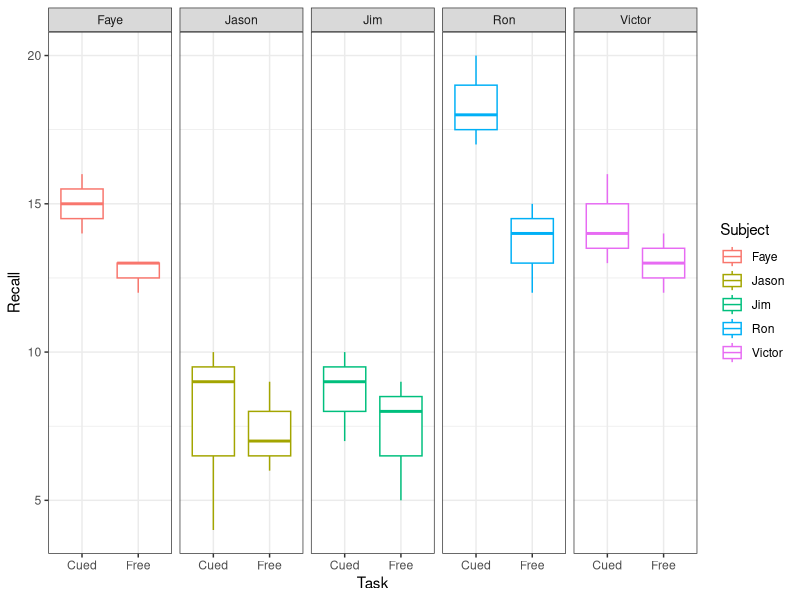

Source code (R): (Note: this script raises an error after producing the figure.)
## ---- chunk 1
setwd("~/Downloads")
d0 <- read.table('ex4.txt', header=TRUE)
library(lme4); library(ggplot2); library(plyr)

str(d0)
## ---- chunk 2
qplot(Task, Recall, facets = . ~ Subject, colour = Subject, geom = "boxplot", 
    data = d0) + theme_bw()


rs.lmer0 = lmer(Recall ~ Task + Valence + (1 | Subject), d0)
summary(rs.lmer0)
## ---- chunk 3
aggregate(Recall ~ Task, d0, mean)
## ---- chunk 4
aggregate(Recall ~ Valence, d0, mean)
## ---- chunk 5
rs.lmer1 = lmer(Recall ~ Task * Valence + (1 | Subject), d0)
summary(rs.lmer1)
## ---- chunk 6
contrasts(d0$Task)
contrasts(d0$Valence)
## ---- chunk 7
11.8 + (-1.6 * 1) + (1.2 * 0) + (1.8 * 0) + (-.2 * 1 * 0) + (-1.0 * 1 * 0)

aggregate(Recall ~ Valence + Task, d0, mean)
## ---- chunk 8
11.8 + (-1.6 * 1) + (1.2 * 0) + (1.8 * 1) + (-.2 * 1 * 0) + (-1.0 * 1 * 1)
## ---- chunk 9
anova(rs.lmer0, rs.lmer1)
## ---- chunk 10
rs.lmer0a = lmer(Recall ~ Task + Valence + (Task | Subject), d0)
summary(rs.lmer0a)
## ---- chunk 11
rs.lmer0 = lmer(Recall ~ Task + Valence + (1 | Subject), d0, REML = TRUE)
rs.lmer0a = lmer(Recall ~ Task + Valence + (Task | Subject), d0, REML = TRUE)
anova(rs.lmer0, rs.lmer0a)

summary(rs.lmer0)
summary(rs.lmer0a)
## ---- chunk 12
subid <- c(1:108)
cond <- rep(c('future','past', 'present'), each = 36)
length <- rep(c(35, 73:92, 145, 150, 151, 168,  203, 304), 4)
## ---- chunk 13
r1 <- round(rnorm(36, mean = 4.76, sd = 1.09), digits = 0)  # rounding, no decimals
r2 <- round(rnorm(36, mean = 5.06, sd = 1.17), digits = 0)
r3 <- round(rnorm(36, mean = 3.23, sd = 0.89), digits = 0)
lifesat <- c(r1,r2,r3)
## ---- chunk 14
gender <- sample(c('male','female', NA), 108, replace = TRUE, prob=c(.48, .48, .02)) # Since no dataset is perfect we'll randomly insert some missing data into our dataframe.

age <- sample(c(18:40, NA), 108, replace = TRUE) 

income = sample(c(seq(0, 30000, by=1000), 
            seq(0, 150000, by=1000)), 108, replace=TRUE)
## ---- chunk 15
d <- data.frame(subid, age, gender, income, cond, length, lifesat)
## ---- chunk 16
id <- sample(c(1:108), 95, replace = FALSE) 
lifesat2 <- round(runif(95, 1.0, 7.0), digits = 0)

f <- data.frame(id, lifesat2)
## ---- chunk 17
str(d)
d$subid <- factor(d$subid) # making sure to change subid!

str(f)
f$id <- factor(f$id)
## ---- chunk 18
?merge

m <- merge(d, f, by.x = "subid", by.y = "id")
head(m)
summary(m)
## ---- chunk 19
m <- merge(d, f, by.x = "subid", by.y = "id", all.x = TRUE)
head(m)
summary(m)
## ---- chunk 20
mean(m$age)
# Remember to try removing NAs if this ever doesn't work! 
mean(m$age, na.rm=TRUE)

table(m$gender)
summary(m$gender) # summary function is a handy way to check for missing data, don't necessarily see with table

# T test of age and gender
summary(lm(age ~ gender, m))
t.test(m$age[m$gender=='male'], m$age[m$gender=='female'])

aggregate(age ~ gender, m, mean)
## ---- chunk 21
sum <- ddply(m, "cond", summarise, rating.mean=mean(lifesat, na.rm=TRUE))

ggplot(m, aes(x=lifesat)) + geom_histogram(binwidth=.5, colour="black", fill="white") + 
  facet_grid(cond ~ .) +
  geom_vline(data=sum, aes(xintercept=rating.mean), linetype="dotted", size=1.5, colour="red") +
  theme_bw()
## ---- chunk 22
t1 <- table(m$gender, m$cond); print(t1)
chisq.test(t1)
summary(t1)

qplot(cond, age, geom = "boxplot", data = m) + theme_bw()
summary(lm(age ~ cond))

qplot(cond, income, geom = "boxplot", data = m) + theme_bw()
# normally income data tends to be skewed - let's take a look at our data just to make sure we know what's going on
hist(m$income)

hist(sqrt(m$income))
summary(lm(income ~ cond, m))
summary(lm(sqrt(income) ~ cond, m))
## ---- chunk 23
hist(d$length)
boxplot(d$length)

# very positively skewed, so we'll take the log

d$loglen <- log(d$length)
hist(d$loglen)
boxplot(d$loglen)

# what if transformations don't fix variables?  Can also just make the variable into a categorical variable!

median(d$length)
d$lencat <- ifelse(d$length < 85, c('short'),c('long'))
table(d$lencat)

t1 <- table(d$cond, d$lencat); print(t1)
chisq.test(t1)
## ---- chunk 24
prop.table(t1)
## ---- chunk 25
qplot(cond, lifesat, geom = "boxplot", data = m) + theme_bw()

bp1 <- boxplot(m$lifesat[m$cond=='future']); bp1$out 
# subset(m, lifesat ==  & cond == 'future')

bp2 <- boxplot(m$lifesat[m$cond=='past']); bp2$out 
# subset(m, lifesat ==  & cond == 'past') 

bp3 <- boxplot(m$lifesat[m$cond=='present']); bp3$out 
# subset(m, lifesat ==  & cond == 'present')
## ---- chunk 26

## ---- chunk 27
summary(lm(lifesat[-c()] ~ cond[-c()], m))
## ---- chunk 28

## ---- chunk 29
qplot(cond, lifesat, data=m, geom='bar', position='dodge', fill=gender, stat='summary',fun.y='mean') # note that the gray bars are NAs
## ---- chunk 30

## ---- chunk 31
summary(lm(lifesat ~ cond * scale(age, scale=FALSE), m))
summary(lm(lifesat ~ cond * scale(income, scale=FALSE), m))
## ---- chunk 32
summary(lm(lifesat ~ cond * poly(income,2)))
## ---- chunk 33
m1 <- na.omit(m) # otherwise errors because of missing data

mod1 <- lm(lifesat ~ cond, m1)
mod2 <- lm(lifesat ~ cond + age, m1)
mod3 <- lm(lifesat ~ cond + age + income, m1)
anova(mod1, mod2, mod3)

mod2a <- lm(lifesat ~ cond + income, m1)

anova(mod1, mod2, mod2a, mod3) # doesn't work!
anova(mod1, mod2a, mod3)
## ---- chunk 34

## ---- chunk 35

